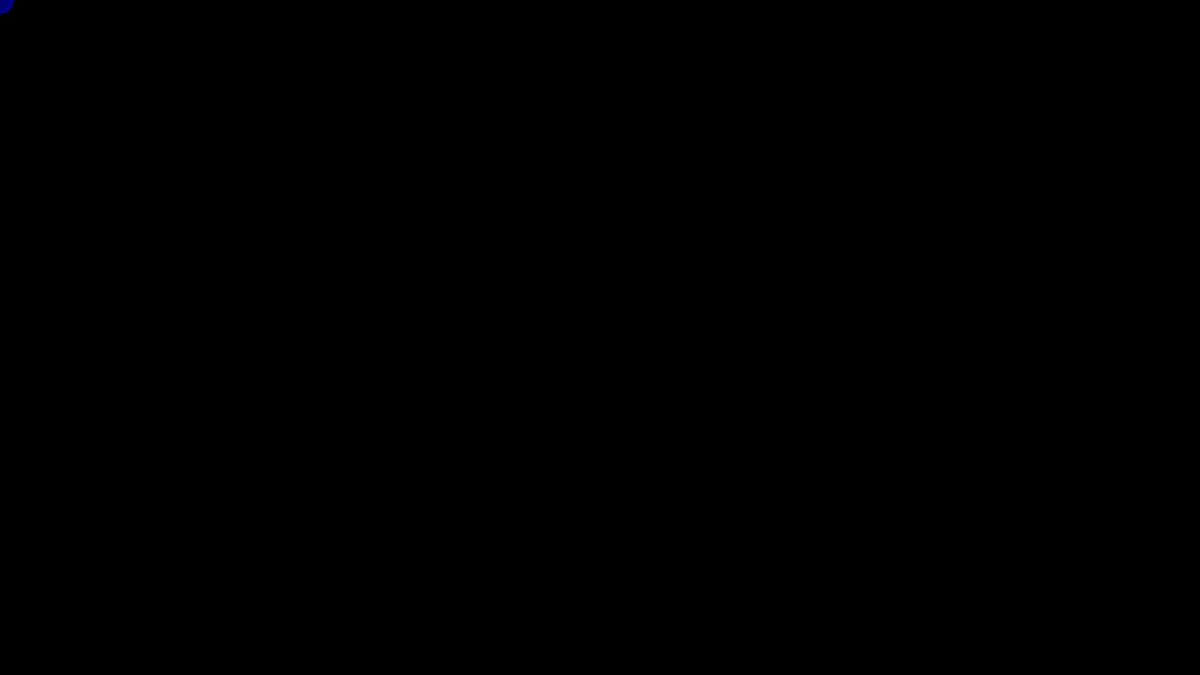
Frame 1 (no input)
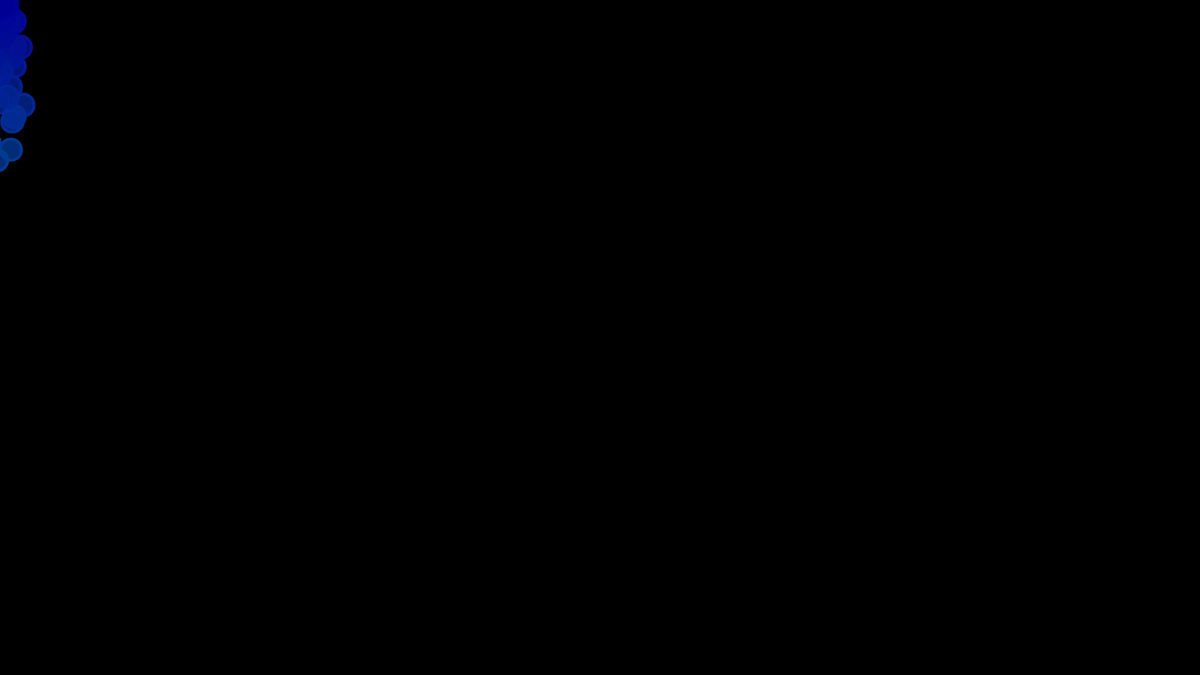
Frame 60 (the mouse pressed at the canvas centre just before this capture)
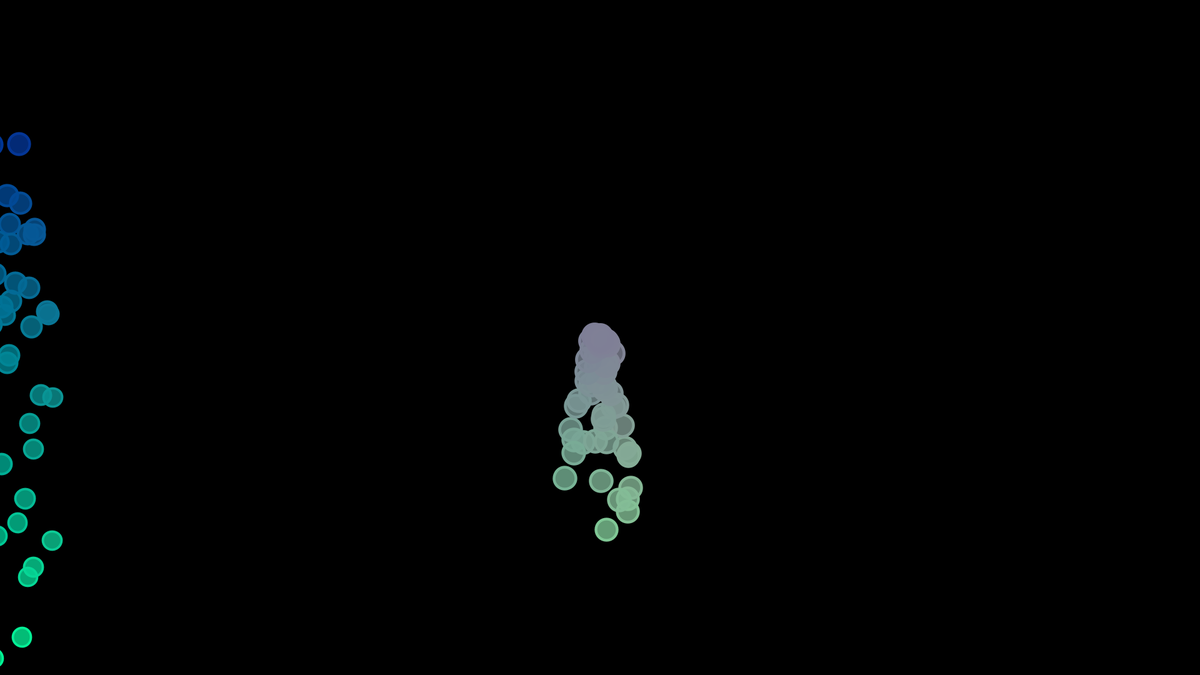
Frame 120 (the mouse held since frame 60 and released just before this capture)

The Processing sketch that drew these frames (run headless with seeded random() and noise(); from frame 60 on, the mouse is pressed at the canvas centre):

// Processing sketch: Particle_System
// ── Particle_System.pde
//Particle System
//Hassan Ali Amjad
//CS30

//Particles with gravity that spawn at your mouse cursor

ArrayList<Particle> particles = new ArrayList<Particle>();

void setup() {
  size(1920, 1080);
}

void draw() {
  background(0);
  
  //gravity is a downwards vector
  PVector gravity = new PVector(0, 0.15);
  
  //spawn particles at mouse cursor
  particles.add(new Particle(mouseX, mouseY));

  for(int i = 0; i < particles.size(); i++){
    if(particles.get(i).isAlive() == false){
      //remove dead particles
      particles.remove(i);
      
    }else{
      //display, move, and apply gravity on all alive particles
      particles.get(i).move();
      particles.get(i).display();
      particles.get(i).applyGravity(gravity);
    }
    
  }
}

// ── Particle.pde
class Particle {

  PVector location;
  PVector velocity;
  PVector acceleration;

  int size, time, colorX, colorY, LIFETIME;
  boolean alive;

//Single Particle Object Settings
  Particle(int x_, int y_) {
    acceleration = new PVector(0, 0.05);  //Acceleration
    velocity = new PVector(random(-1, 1), random(-1, 1));  //Random initial velocity
    location = new PVector(x_, y_);  //Location set to X and Y passed into class

    size = 39;
    LIFETIME = (int)random(400, 500);  //Random lifetime assigned
    alive = true;
    time = 0;
  }

  void display() {
    //map cursor to color range
    colorX = (int)map(location.x, 0, width, 0, 255);
    colorY = (int)map(location.y, 0, height, 0, 255);
    
    //set visual settings for particles
    fill(colorX, colorY, 150, 200);
    stroke(colorX, colorY, 150);
    strokeWeight(5);
    
    //matrix with particle at origin and manipulate that through matrix transformations
    pushMatrix();
    translate(location.x, location.y);
    
    //reduce size of matrix depending on frames passed
    scale(map(time, 0, LIFETIME, 1, 0));
    circle(0, 0, size);
    popMatrix();
    time++;
  }

  void move() {
    velocity.add(acceleration);
    location.add(velocity);
    //reset acceleration
    acceleration.mult(0);

    //bounce off bottom with opposity lower velocity
    if (location.y > height) {
      velocity.y *= -0.85;
      location.y = height;
    }
  }

  void applyGravity(PVector gravity){
    gravity.div(size/20);
    acceleration.add(gravity);
  }

  boolean isAlive() {
    if(time > LIFETIME){
      alive = false;
    }
    return alive;
  }
}
